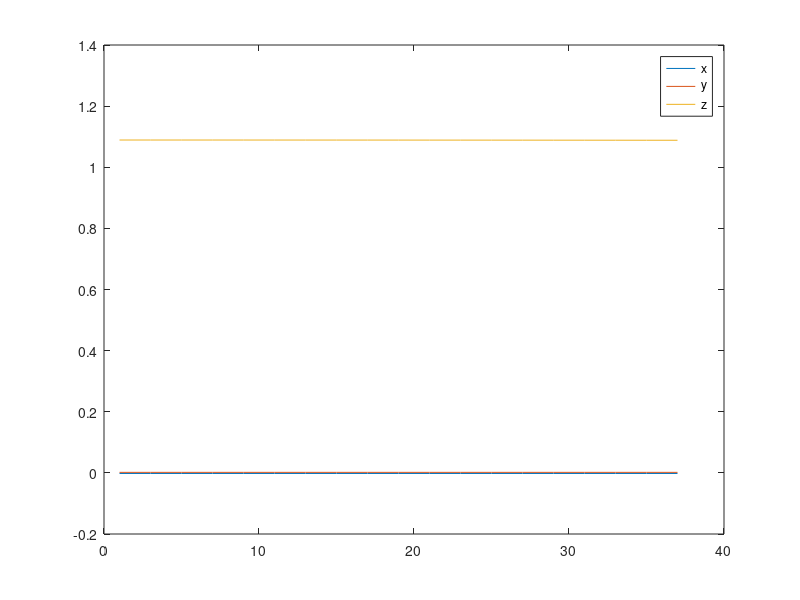
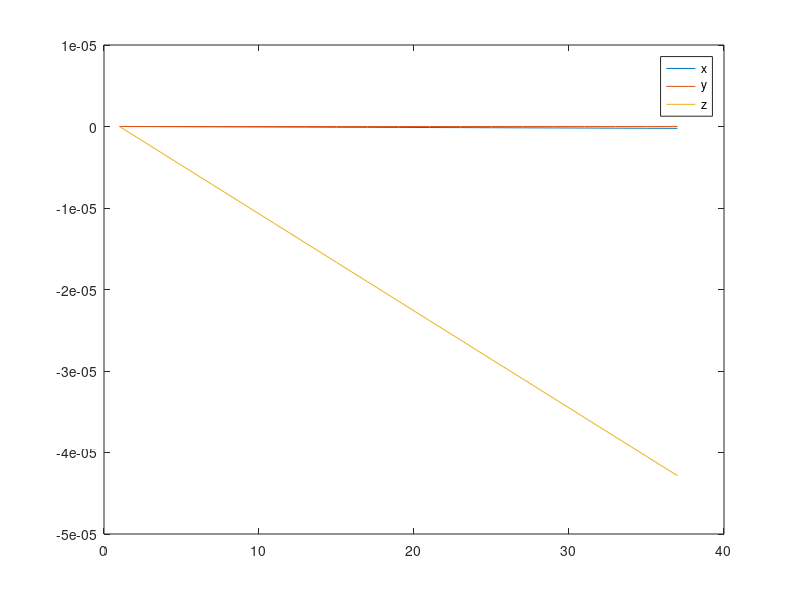
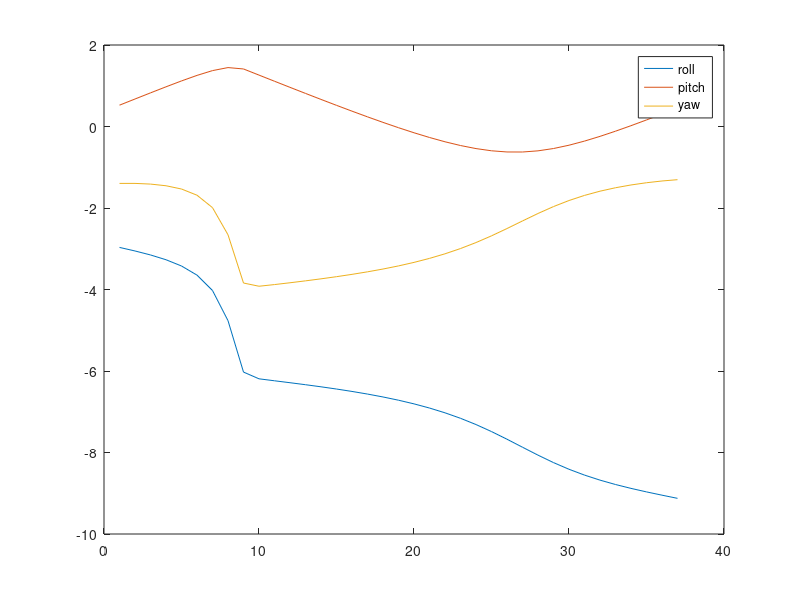
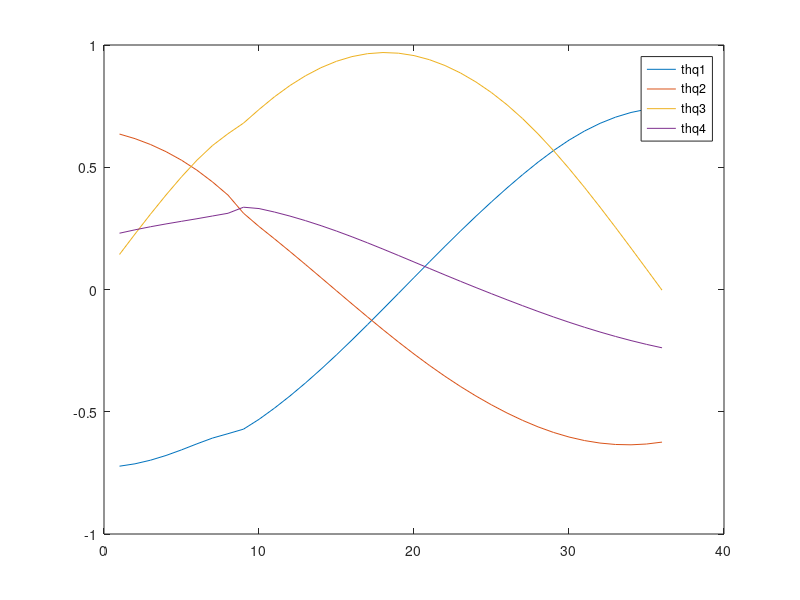

These figures' MATLAB source, in order:
%% dynamical model Envisat
close all;
clear all;
clc;

%timestep
dt = 1;

%target orbital rate
mu = 3.986*10^14;
R_earth = 6371000;
H_target = 773000;
a = R_earth + H_target;
n = sqrt(mu/(a^3));

%initialization
w = [-0.0873 ; -0.1489 ; 0.0262]; %rad/s, given parameter: constant angular velocity
th_0 = [-170 ; 30 ; -80]; %deg, given parameter: initial Euler angles
th = th_0*pi/180; %rad
x_pos = [-0.0019 ; 0.0017 ; 1.0891 ; 0 ; 0 ; 0]; %m, initial position taken from measurements [r ; v]

x_att = [th ; w];
x = [x_pos ; x_att];

%quaternions
q_1 = sin(th(1)/2)*cos(th(2)/2)*cos(th(3)/2)-cos(th(1)/2)*sin(th(2)/2)*sin(th(3)/2);
q_2 = cos(th(1)/2)*sin(th(2)/2)*cos(th(3)/2)+sin(th(1)/2)*cos(th(2)/2)*sin(th(3)/2);
q_3 = cos(th(1)/2)*cos(th(2)/2)*sin(th(3)/2)-sin(th(1)/2)*sin(th(2)/2)*cos(th(3)/2); 
q_4 = cos(th(1)/2)*cos(th(2)/2)*cos(th(3)/2)+sin(th(1)/2)*sin(th(2)/2)*sin(th(3)/2);
q = [q_1 ; q_2 ; q_3 ; q_4];
qc1 = [q_1 ; q_2 ; q_3 ; q_4];

for i = 1:36
    
%Clohessy-Wiltshire (CW) equations
drr = [4-3*cos(n*dt) 0 0 ; 6*(sin(n)-n*dt) 1 0 ; 0 0 cos(n*dt)];
drv = [sin(n*dt)/n 2*(1-cos(n*dt))/n 0 ; 2*(cos(n*dt)-1)/n (4*sin(n*dt)-3*n*dt)/n 0 ; 0 0 sin(n*dt)/n];
dvr = [3*n*sin(n*dt) 0 0 ; 6*n*(cos(n*dt)-1) 0 0 ; 0 0 -n*sin(n*dt)];
dvv = [cos(n*dt) 2*sin(n*dt) 0 ; -2*sin(n*dt) 4*cos(n*dt)-3 0 ; 0 0 cos(n*dt)]; 

dr = [drr drv];
dv = [dvr dvv];
fi_cw = [dr ; dv];

x_pos(:,i+1) = fi_cw*x_pos(:,i);

%kinematic Euler equations
dth(:,i) = [1 sin(th(1,i))*tan(th(2,i)) cos(th(1,i))*tan(th(2,i)) ; 0 cos(th(1,i)) -sin(th(1,i)) ; 0 sin(th(1,i))/cos(th(2,i)) cos(th(1,i))/cos(th(2,i))] * w; %+ n * [sin(th(3,i))/cos(th(2,i)) ; cos(th(3,i)) ; tan(th(2,i))*sin(th(3,i))]; 
th(:,i+1) = th(:,i) + dth(:,i)*dt;

x_att(:,i+1) = [th(:,i+1) ; w];

%state space matrix
x(:,i+1) = [x_pos(:,i+1) ; x_att(:,i+1)];

%Euler to quaternions
thq_1(i) = sin(th(1,i)/2)*cos(th(2,i)/2)*cos(th(3,i)/2)-cos(th(1,i)/2)*sin(th(2,i)/2)*sin(th(3,i)/2);
thq_2(i) = cos(th(1,i)/2)*sin(th(2,i)/2)*cos(th(3,i)/2)+sin(th(1,i)/2)*cos(th(2,i)/2)*sin(th(3,i)/2);
thq_3(i) = cos(th(1,i)/2)*cos(th(2,i)/2)*sin(th(3,i)/2)-sin(th(1,i)/2)*sin(th(2,i)/2)*cos(th(3,i)/2); 
thq_4(i) = cos(th(1,i)/2)*cos(th(2,i)/2)*cos(th(3,i)/2)+sin(th(1,i)/2)*sin(th(2,i)/2)*sin(th(3,i)/2);

thq(:,i) = [thq_1(i) ; thq_2(i) ; thq_3(i) ; thq_4(i)];

%kinematic quaternion equations
dq(:,i) =  [0 w(3) -w(2) w(1) ; -w(3) 0 w(1) w(2) ; w(2) -w(1) 0 w(3) ; -w(1) -w(2) -w(3) 0]*q(:,i)/2;% + n * [q(3,i) ; q(4,i) ; -q(1,i) ; -q(2,i)]/2;
q(:,i+1) = (q(:,i) + dq(:,i)*dt)/norm(q(:,i));

dqc1(:,i) =  [qc1(4,i) -qc1(3,i) qc1(2,i) qc1(1,i) ; qc1(3,i) qc1(4,i) -qc1(1,i) qc1(2,i) ; -qc1(2,i) qc1(1,i) qc1(4,i) qc1(3,i) ; -qc1(1,i) -qc1(2,i) -qc1(3,i) qc1(4,i)]*[w ; 0]/2 + n * [q(3,i) ; q(4,i) ; -q(1,i) ; -q(2,i)]/2;
qc1(:,i+1) = qc1(:,i) + dqc1(:,i)*dt;

end

%graphs
figure; plot(x(1,:)); hold on; plot(x(2,:)); plot(x(3,:)); legend('x','y','z'); 
figure; plot(x(4,:)); hold on; plot(x(5,:)); plot(x(6,:)); legend('x','y','z'); 
figure; plot(x(7,:)); hold on; plot(x(8,:)); plot(x(9,:)); legend('roll','pitch','yaw'); 
figure; plot(thq(1,:)); hold on; plot(thq(2,:)); plot(thq(3,:)); plot(thq(4,:)); legend('thq1','thq2','thq3','thq4'); 
figure; plot(q(1,:)); hold on; plot(q(2,:)); plot(q(3,:)); plot(q(4,:)); legend('q1','q2','q3','q4'); 
%figure; plot(qc1(1,:)); hold on; plot(qc1(2,:)); plot(qc1(3,:)); plot(qc1(4,:)); legend('qc1','qc2','qc3','qc4'); 


%kinematic quaternion equations
%q_1 = sin(th(1)/2)*cos(th(2)/2)*cos(th(3)/2)-cos(th(1)/2)*sin(th(2)/2)*sin(th(3)/2);
%q_2 = cos(th(1)/2)*sin(th(2)/2)*cos(th(3)/2)+sin(th(1)/2)*cos(th(2)/2)*sin(th(3)/2);
%q_3 = cos(th(1)/2)*cos(th(2)/2)*sin(th(3)/2)-sin(th(1)/2)*sin(th(2)/2)*cos(th(3)/2); 
%q_4 = cos(th(1)/2)*cos(th(2)/2)*cos(th(3)/2)+sin(th(1)/2)*sin(th(2)/2)*sin(th(3)/2);
%q = [q_1 ; q_2 ; q_3 ; q_4];

%dq = [0 w(3) -w(2) w(1) ; -w(3) 0 w(1) w(2) ; w(2) -w(1) 0 w(3) ; -w(1) -w(2) -w(3) 0]/2 + n * [q(3) ; q(4) ; -q(1) ; -q(2)]/2;
%q = q + dq*dt;

%state space matrix
%x = [x_pos ; x_att];

%simulink
%dth = [1 sin(th(1))*tan(th(2)) cos(th(1))*tan(th(2)) ; 0 cos(th(1)) -sin(th(1)) ; 0 sin(th(1))/cos(th(2)) cos(th(1))/cos(th(2))] * w + n * [sin(th(3))/cos(th(2)) ; cos(th(3)) ; tan(th(2))*sin(th(3))]; 
%drr = [4-3*cos(n*t) 0 0 ; 6*(sin(n*t)-n*t) 1 0 ; 0 0 cos(n*t)];
%drv = [sin(n*t)/n 2*(1-cos(n*t))/n 0 ; 2*(cos(n*t)-1)/n (4*sin(n*t)-3*n*t)/n 0 ; 0 0 sin(n*t)/n];
%dvr = [3*n*sin(n*t) 0 0 ; 6*n*(cos(n*t)-1) 0 0 ; 0 0 -n*sin(n*t)];
%dvv = [cos(n*t) 2*sin(n*t) 0 ; -2*sin(n*t) 4*cos(n*t)-3 0 ; 0 0 cos(n*t)]; 


%dq(:,i) =  [0 w(3) -w(2) w(1) ; -w(3) 0 w(1) w(2) ; w(2) -w(1) 0 w(3) ; -w(1) -w(2) -w(3) 0]*q(:,i)/2 + n * [q(3,i) ; q(4,i) ; -q(1,i) ; -q(2,i)]/2;
%q(:,i+1) = q(:,i) + dq(:,i)*dt;

